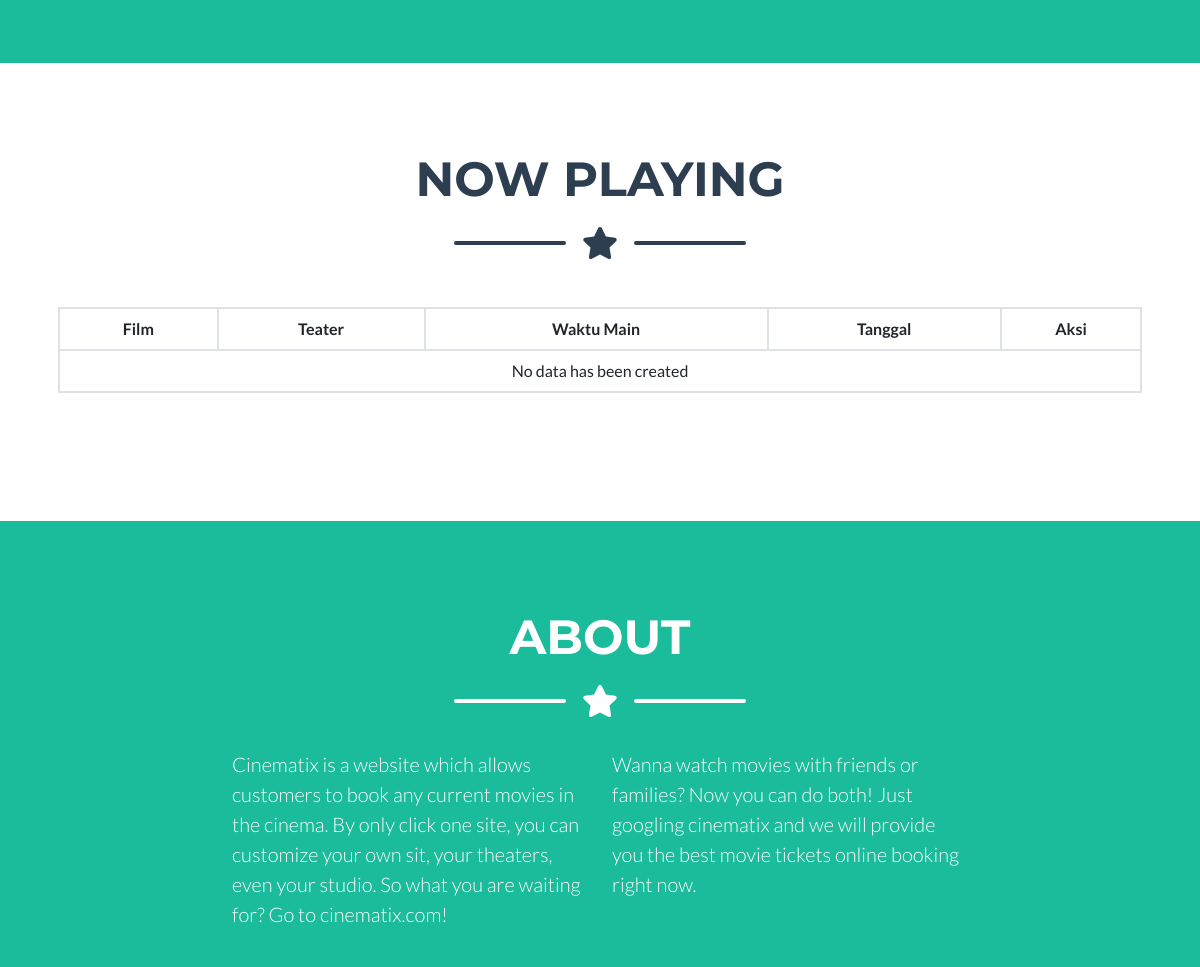
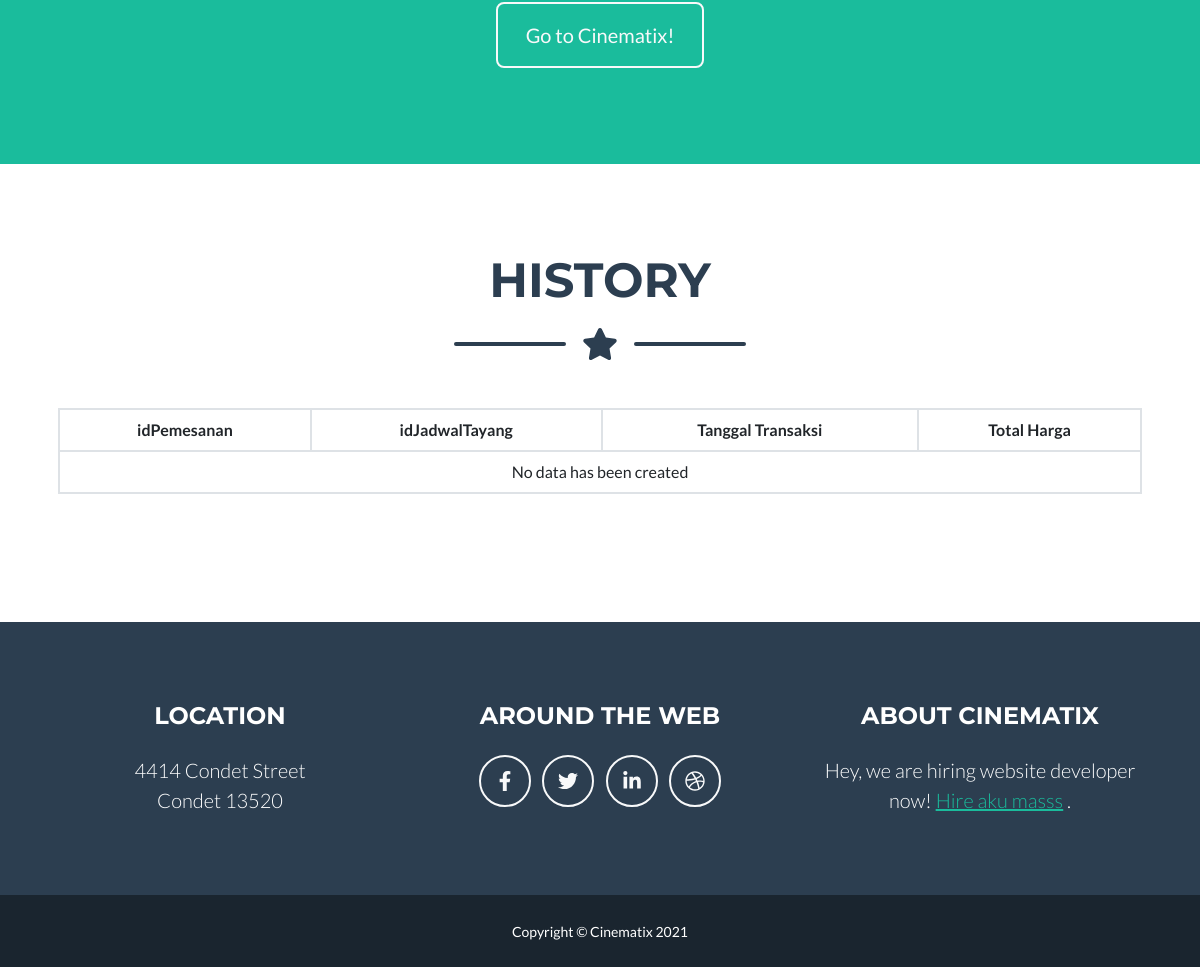
The app's page /index.php/customer (lower part), older data (2 pictures, top to bottom).
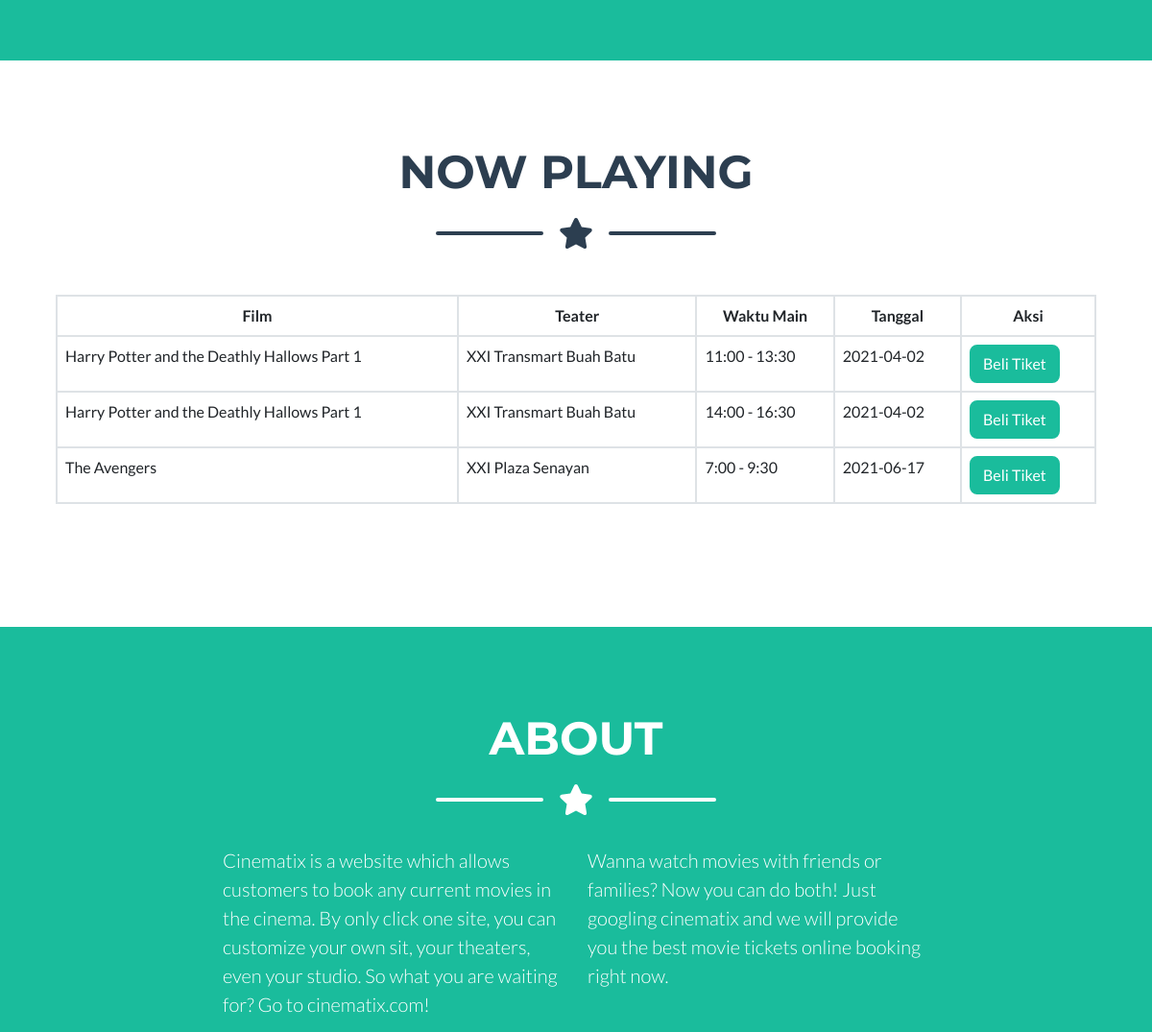
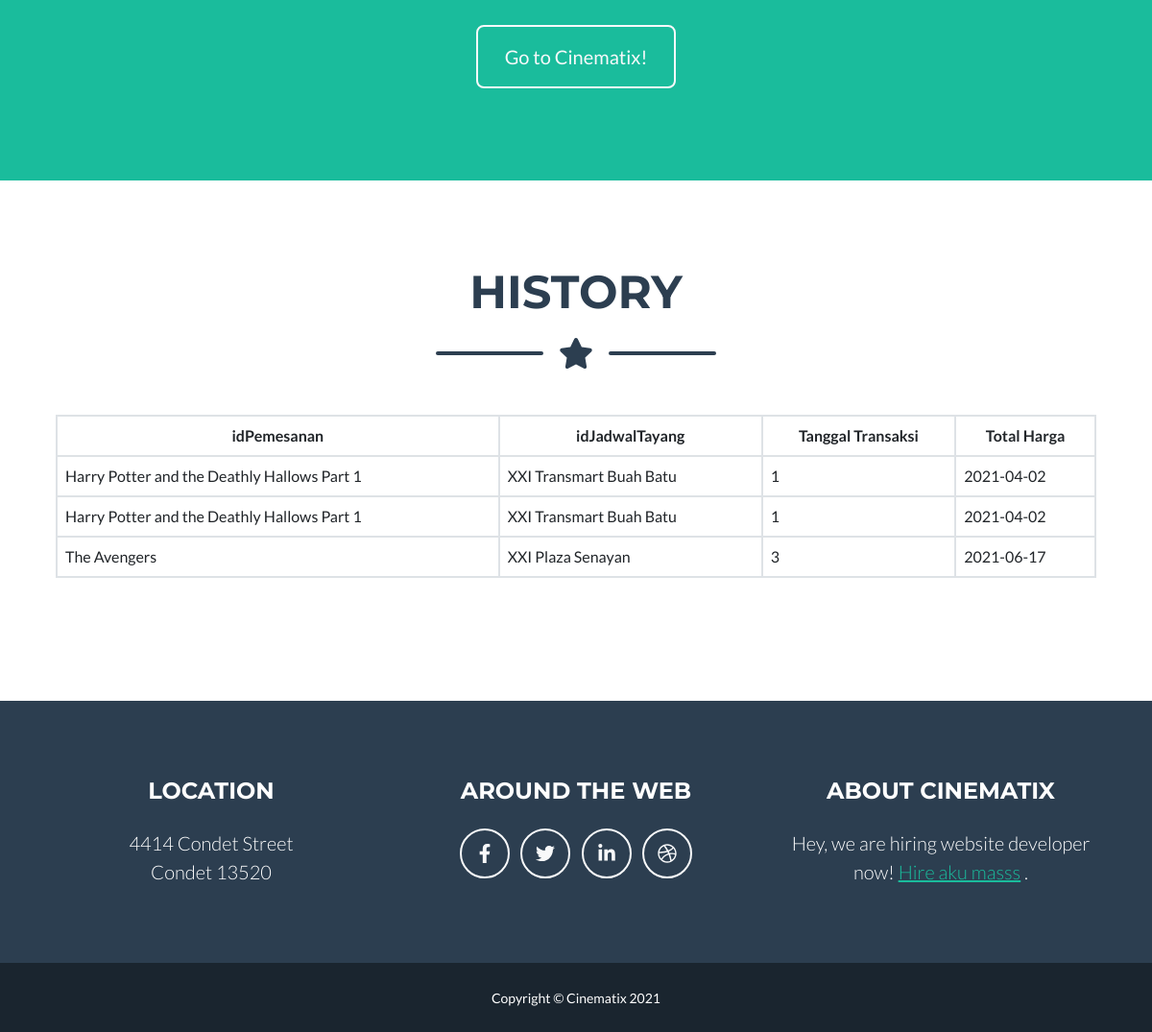
The same page, newer data (2 pictures, top to bottom).
### tables this page shows
CREATE TABLE `jadwaltayang` (
  `idJadwalTayang` varchar(5) NOT NULL,
  `idFilm` varchar(5) NOT NULL,
  `idTeater` varchar(5) NOT NULL,
  `idStudio` varchar(5) NOT NULL,
  `WaktuMulai` varchar(10) DEFAULT NULL,
  `WaktuSelesai` varchar(10) DEFAULT NULL,
  `TglTayang` date NOT NULL,
  `Harga` varchar(10) NOT NULL
);

CREATE TABLE `film` (
  `idFilm` varchar(5) NOT NULL,
  `JudulFilm` varchar(50) NOT NULL,
  `Durasi` int(3) NOT NULL,
  `Sinopsis` varchar(500) NOT NULL
);

CREATE TABLE `teater` (
  `idTeater` varchar(5) NOT NULL,
  `NamaTeater` varchar(50) NOT NULL
);

CREATE TABLE `studio` (
  `idStudio` varchar(5) NOT NULL,
  `NomorStudio` varchar(2) NOT NULL,
  `TipeStudio` varchar(10) NOT NULL,
  `idTeater` varchar(5) NOT NULL
);

### application/controllers/Customer.php (called while the page is built, shortened)
<?php
class Customer extends CI_Controller
{
    public function __construct()
    {
        $this->load->library('form_validation');
        $this->load->model('JadwalTayang_Model');
        $this->load->model('Studio_Model');
        $this->load->model('Teater_Model');
        $this->load->model('Film_Model');
        $this->load->helper('form');
    }
    public function index()
    {
        $data['judul'] = 'Jadwal Tayang Customer';
        $data['jadwal_tayang'] = $this->JadwalTayang_Model->getAllJadwalTayang();
        $data['studio'] = $this->Studio_Model->getAllStudio();
        $data['teater'] = $this->Teater_Model->getAllTeater();
        $data['film'] = $this->Film_Model->getAllFilm();
        $this->load->view('templates/header_customer', $data);
        $this->load->view('Customer/Home', $data);
        $this->load->view('templates/footer_customer');
    }
}

### index.php (called while the page is built, shortened)
<?php
require_once BASEPATH.'core/CodeIgniter.php';

### application/models/JadwalTayang_Model.php (called while the page is built, shortened)
<?php
class JadwalTayang_Model extends CI_model
{
    public function getAllJadwalTayang()
    {
        $this->db->select('jadwaltayang.*,film.JudulFilm as judul, teater.NamaTeater as namateater, studio.NomorStudio as nostudio');
        $this->db->from('jadwaltayang');
        $this->db->join('film', 'film.idFilm = jadwaltayang.idFilm');
        $this->db->join('teater', 'teater.idTeater = jadwaltayang.idTeater');
        $this->db->join('studio', 'studio.idStudio = jadwaltayang.idStudio');
        return $this->db->get()->result_array();
    }
}

### application/views/Customer/Home.php (the view, shortened to what the changed rows need)
<section class="page-section portfolio" id="now_playing">
    <div class="container">
        <h2 class="page-section-heading text-center text-uppercase text-secondary mb-0">Now Playing</h2>
        <div class="card-body">
            <div class="table-responsive">
                <table class="table table-bordered" id="dataTable" width="100%" cellspacing="0">
                    <thead style="text-align:center;">
                        <tr>
                            <th>Film</th>
                            <th>Teater</th>
                            <th>Waktu Main</th>
                            <th>Tanggal</th>
                            <th width="140px">Aksi</th>
                        </tr>
                    </thead>
                    <tbody>
                        <?php if (empty($jadwal_tayang)) : ?>
                            <tr>
                                <td colspan="6" align="center">No data has been created</td>
                            </tr>
                        <?php else : ?>
                            <?php foreach ($jadwal_tayang as $jd) : ?>
                                <tr>
                                    <td><?= $jd['judul']; ?></td>
                                    <td><?= $jd['namateater']; ?></td>
                                    <td><?= $jd['WaktuMulai']; ?> - <?= $jd['WaktuSelesai'] ?></td>
                                    <td><?= $jd['TglTayang']; ?></td>
                                    <td>
                                        <button type="button" class="btn btn-primary" data-bs-toggle="modal" data-bs-target="#belitiketModal" data-bs-id="<?= $jd['idJadwalTayang']; ?>">
                                            Beli Tiket
                                        </button>
                                    </td>
                                </tr>
                            <?php endforeach; ?>
                        <?php endif; ?>
                    </tbody>
                </table>
            </div>
        </div>
    </div>
</section>
<section class="page-section bg-primary text-white mb-0" id="about">
    <div class="container">
        <h2 class="page-section-heading text-center text-uppercase text-white">About</h2>
    </div>
</section>
<section class="page-section portfolio" id="history">
    <div class="container">
        <h2 class="page-section-heading text-center text-uppercase text-secondary mb-0">History</h2>
        <div class="card-body">
            <div class="table-responsive">
                <table class="table table-bordered" id="dataTable" width="100%" cellspacing="0">
                    <thead style="text-align:center;">
                        <tr>
                            <th>idPemesanan</th>
                            <th>idJadwalTayang</th>
                            <th>Tanggal Transaksi</th>
                            <th>Total Harga</th>
                        </tr>
                    </thead>
                    <tbody>
                        <?php if (empty($jadwal_tayang)) : ?>
                            <tr>
                                <td colspan="6" align="center">No data has been created</td>
                            </tr>
                        <?php else : ?>
                            <?php foreach ($jadwal_tayang as $jd) : ?>
                                <tr>
                                    <td><?= $jd['judul']; ?></td>
                                    <td><?= $jd['namateater']; ?></td>
                                    <td><?= $jd['nostudio']; ?></td>
                                    <td><?= $jd['TglTayang']; ?></td>
                                </tr>
                            <?php endforeach; ?>
                        <?php endif; ?>
                    </tbody>
                </table>
            </div>
        </div>
    </div>
</section>
</body>
</html>

Row changes from the older to the newer data that the page shows:
added jadwaltayang: idFilm.JudulFilm "Harry Potter and the Deathly Hallows Part 1", idTeater.NamaTeater "XXI Transmart Buah Batu", WaktuMulai "11:00", WaktuSelesai "13:30", TglTayang "2021-04-02", idStudio.NomorStudio "1"
added jadwaltayang: idFilm.JudulFilm "Harry Potter and the Deathly Hallows Part 1", idTeater.NamaTeater "XXI Transmart Buah Batu", WaktuMulai "14:00", WaktuSelesai "16:30", TglTayang "2021-04-02", idStudio.NomorStudio "1"
added jadwaltayang: idFilm.JudulFilm "The Avengers", idTeater.NamaTeater "XXI Plaza Senayan", WaktuMulai "7:00", WaktuSelesai "9:30", TglTayang "2021-06-17", idStudio.NomorStudio "3"
Text that changed along with them:
text no longer shown: "No data has been created No data has been created"
